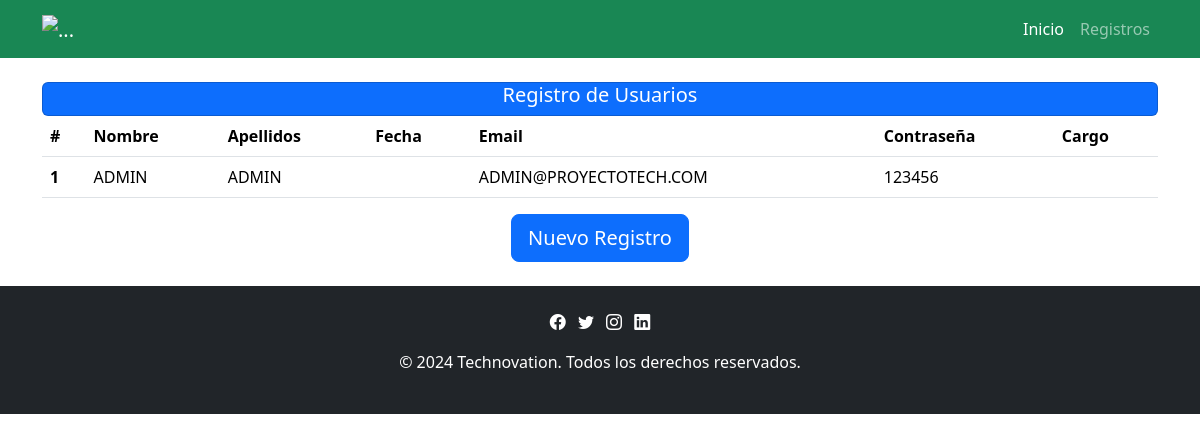
The page /registros.php on the database its author committed.
### tables this page shows
CREATE TABLE registro(
  id_usuario int AUTO_INCREMENT PRIMARY KEY,
  nombre varchar(60),
  apellidos varchar(60),
  fecha date,    
  email varchar(60) NOT NULL,
  contraseña varchar(60) NOT NULL,
  cargo varchar(60),
  admin boolean NOT NULL, 
  token varchar(32) NOT NULL,
  verificado boolean DEFAULT false
);

### registros.php (the view, shortened to what this page needs)
<!DOCTYPE html>
<html lang="es">
<head>
    <link rel="stylesheet" href="https://cdn.jsdelivr.net/npm/bootstrap-icons@1.11.3/font/bootstrap-icons.min.css">
    <link href="https://cdn.jsdelivr.net/npm/bootstrap@5.3.3/dist/css/bootstrap.min.css" rel="stylesheet">
    <link rel="stylesheet" href="css/bootstrap.min.css">
</head>
<body>
<nav class="navbar navbar-dark bg-success navbar-expand-lg static-top">
  <div class="container">
    <a class="navbar-brand" href="#">
      <img src="https://www.technovation.org/wp-content/themes/technovation_1.0.6_HC/assets/img/logo.png" alt="..." height="36">
    </a>
    <div class="collapse navbar-collapse" id="navbarSupportedContent">
      <ul class="navbar-nav ms-auto">
        <li class="nav-item">
          <a class="nav-link active" aria-current="page" href="inicio.php">Inicio</a>
        </li>
        <li class="nav-item">
          <a class="nav-link" href="registros.php">Registros</a>
        </li>
      </ul>
    </div>
  </div>
</nav>
<br>
    <section class="content">
        <div class="container">
            <div class="row">
                <div class="col-12">
                    <div class="card bg-primary card-outline text-center text-white">
                        <h5>Registro de Usuarios</h5>
                        <?php
                        include "archivos/conexion.php";
                        $consulta = $conn->query("SELECT * FROM registro");
                        ?>
                    </div>
                </div>
            </div>
            <div class="row">
                <div class="col-md-12">
                    <div class="table-responsive">
                        <table class="table">
                            <thead>
                                <tr>
                                    <th scope="col">#</th>
                                    <th scope="col">Nombre</th>
                                    <th scope="col">Apellidos</th>
                                    <th scope="col">Fecha</th>
                                    <th scope="col">Email</th>
                                    <th scope="col">Contraseña</th>
                                    <th scope="col">Cargo</th>
                                </tr>
                            </thead>
                            <tbody>
                                <?php
                                while ($guardar = $consulta->fetch_assoc()) { ?>
                                    <tr>
                                        <th scope="row">
                                            <?php echo $guardar['id_usuario']; ?>
                                        </th>
                                        <td>
                                            <?php echo mb_strtoupper($guardar['nombre']); ?>
                                        </td>
                                        <td>
                                            <?php echo mb_strtoupper($guardar['apellidos']); ?>
                                        </td>
                                        <td>
                                        </td>
                                        <td>
                                            <?php echo mb_strtoupper($guardar['email']); ?>
                                        </td>
                                        <td>
                                            <?php echo mb_strtoupper($guardar['contraseña']); ?>
                                        </td>
                                        <td>
                                        </td>
                                    </tr>
                                <?php }
                                ?>
                            </tbody>
                        </table>
                    </div>
                </div>
                <br>
                <div class="text-center">
                    <a href="registro.php" class="btn btn-primary btn-lg">Nuevo Registro</a>
                </div>
            </div>
        </div>
    </section>
    <br>
    <footer class="footer bg-dark text-white py-4">
  <div class="container">
    <div class="row">
      <div class="text-center">
        <ul class="list-inline">
          <li class="list-inline-item"><a href="#"><i class="bi bi-facebook text-white"></i></a></li>
          <li class="list-inline-item"><a href="https://www.twitter.com/TalentGrowthM"><i class="bi bi-twitter text-white"></i></a></li>
          <li class="list-inline-item"><a href="https://www.instagram.com/talentgrowthmbp/"><i class="bi bi-instagram text-white"></i></a></li>
          <li class="list-inline-item"><a href="https://www.linkedin.com/company/tgmbp/"><i class="bi bi-linkedin text-white"></i></a></li>
        </ul>
      </div>
      <div class="text-center">
        <p class="text-sm text-center">© 2024 Technovation. Todos los derechos reservados.</p>
      </div>
    </div>
  </div>
</footer>
</body>
</html>

### rows shown on the page
registro: id_usuario "1", nombre "ADMIN", apellidos "ADMIN", email "ADMIN@PROYECTOTECH.COM", contraseña "123456"
